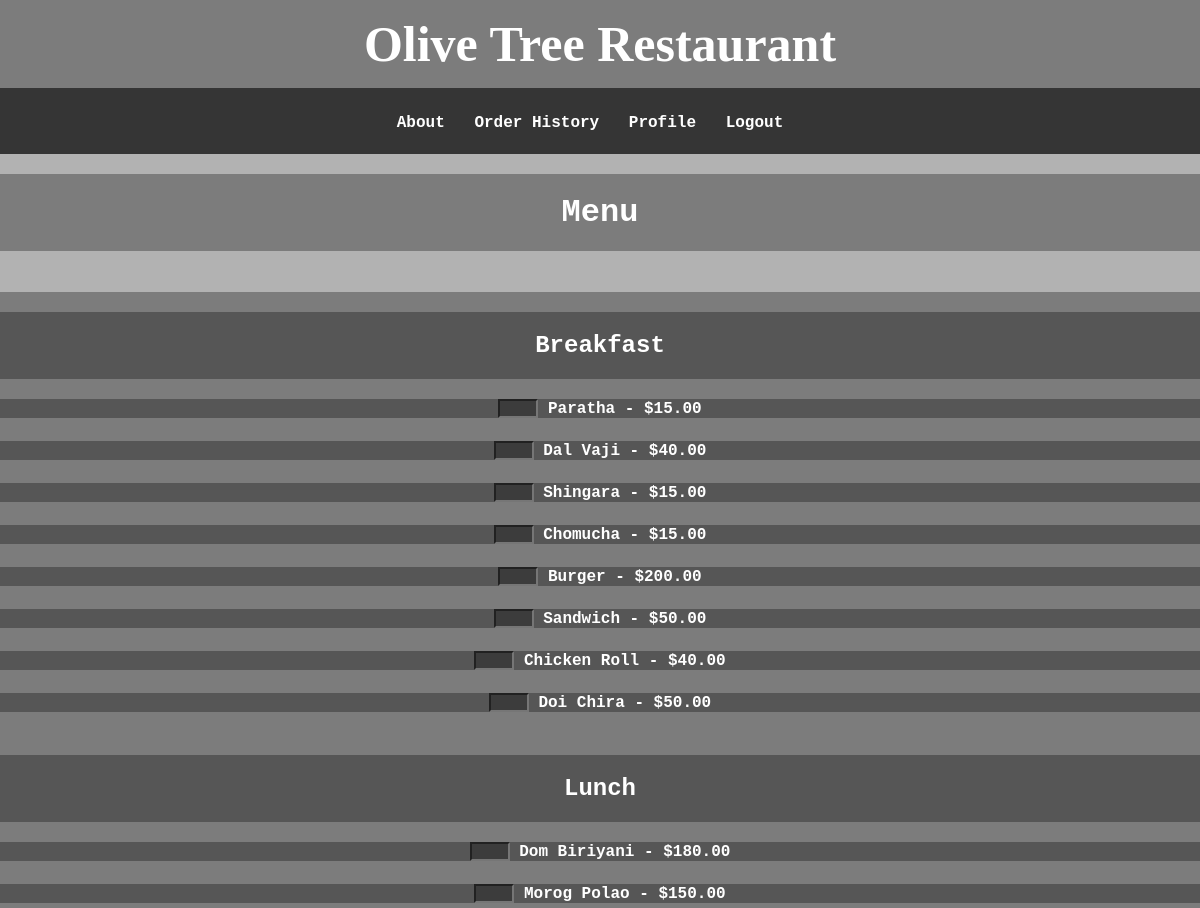
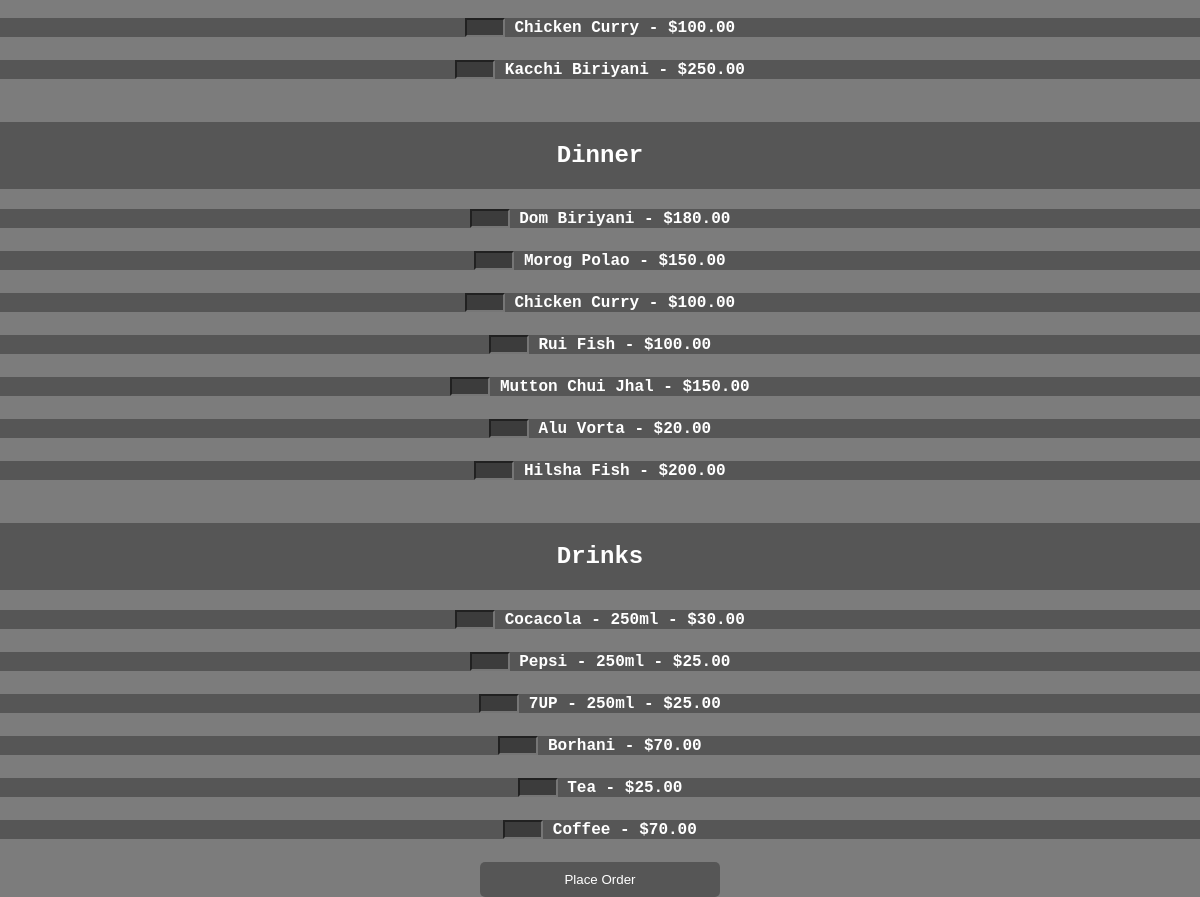
The app's page /FoodOrder/users/menu.php (signed in) with its own data (2 pictures, top to bottom).
### tables this page shows
CREATE TABLE `food_items` (
  `food_id` int(11) NOT NULL,
  `food_name` varchar(100) DEFAULT NULL,
  `category` enum('breakfast','lunch','dinner','drinks') DEFAULT NULL,
  `price` decimal(6,2) DEFAULT NULL
);

### FoodOrder/users/menu.php (the view, shortened to what this page needs)
<?php
$servername = "localhost";
$username = "root";
$password = "";
$dbname = "restaurant";
$conn = mysqli_connect($servername, $username, $password, $dbname);
function fetchMenuItems($category) {
    global $conn;
    $query = "SELECT * FROM food_items WHERE category = '$category'";
    $result = mysqli_query($conn, $query);
    $menuItems = array();
    while ($row = mysqli_fetch_assoc($result)) {
        $menuItems[] = $row;
    }
    return $menuItems;
}
$breakfastItems = fetchMenuItems('breakfast');
$lunchItems = fetchMenuItems('lunch');
$dinnerItems = fetchMenuItems('dinner');
$drinksItems = fetchMenuItems('drinks');
?>
<!DOCTYPE html>
<html lang="en">
<head>
    <link rel="stylesheet" type="text/css" href="style.css">
</head>
<body>
<div class="company-name">
        Olive Tree Restaurant
    </div>
    <nav>
        <ul>
            <li><a href="about.php">About</a></li>
            <li><a href="order_history.php">Order History</a></li>
            <li><a href="Profile.php">Profile</a></li>
            <li><a href="logout.php">Logout</a></li>
        </ul>
    </nav>
    <h1>Menu</h1>
    <form method="POST" action="menu.php">
        <h2>Breakfast</h2>
        <?php foreach ($breakfastItems as $item): ?>
            <label>
                <input type="number" name="order_items[<?= $item['food_id'] ?>]" min="0"  class="quantity-input">
                <?= $item['food_name'] ?> - $<?= $item['price'] ?>
            </label><br>
        <?php endforeach; ?>
        <h2>Lunch</h2>
        <?php foreach ($lunchItems as $item): ?>
            <label>
                <input type="number" name="order_items[<?= $item['food_id'] ?>]" min="0"  class="quantity-input">
                <?= $item['food_name'] ?> - $<?= $item['price'] ?>
            </label><br>
        <?php endforeach; ?>
        <h2>Dinner</h2>
        <?php foreach ($dinnerItems as $item): ?>
            <label>
                <input type="number" name="order_items[<?= $item['food_id'] ?>]" min="0"  class="quantity-input">
                <?= $item['food_name'] ?> - $<?= $item['price'] ?>
            </label><br>
        <?php endforeach; ?>
        <h2>Drinks</h2>
        <?php foreach ($drinksItems as $item): ?>
            <label>
                <input type="number" name="order_items[<?= $item['food_id'] ?>]" min="0"  class="quantity-input">
                <?= $item['food_name'] ?> - $<?= $item['price'] ?>
            </label><br>
        <?php endforeach; ?>
        <button type="submit" name="place_order">Place Order</button>
    </form>
</body>
</html>

### FoodOrder/users/style.css (style rules this page uses)
* { box-sizing: border-box; }
.quantity-input { width: 40px; padding: 10; }
body, label { background-color: rgba(0, 0, 0, 0.3); margin: 0; padding: 10; text-align: center; }
h1, h2, p, ul { background-color: rgba(0, 0, 0, 0.3); margin-top: 20px; padding: 20px 0; text-align: center; width: 100%; }
input, select, button { background-color: rgba(0, 0, 0, 0.3); color: #fff; text-align: center; margin: 0; padding: 0; }
body { font-family: "Courier New", Courier, monospace; background-image: url('fast-food-la-gi.jpg'); background-size: cover; background-repeat: no-repeat; background-attachment: fixed; text-align: center; font-weight: bold; color: #fff; display: flex; flex-direction: column; height: 100vh; }
ul, li { background-color: rgba(0, 0, 0, 0.3); color: #fff; padding: 20px 0; text-align: center; width: 100%; }
form { background-color: rgba(0, 0, 0, 0.3); margin-top: 20px; width: 100%; }
label { background-color: rgba(0, 0, 0, 0.3); display: block; margin-bottom: 5px; text-align: center; width: 100%; }
button[type="submit"] { color: #fff; padding: 10px 20px; border: none; border-radius: 5px; cursor: pointer; transition: background-color 0.3s; width: 20%; }
nav ul { background-color: transparent; list-style: none; padding: 0; }
nav ul li { background-color: transparent; display: inline; margin-right: 20px; }
a { text-decoration: none; color: #ffffff; font-weight: bold; }
.company-name { font-family: Copperplate, Papyrus, fantasy; background-color: rgba(0, 0, 0, 0.3); font-size: 50px; font-weight: bold; text-align: center; padding: 15px 0; width: 100%; }
nav { background-color: rgba(0, 0, 0, 0.7); text-align: center; padding: 10px 0; line-height: 10px; width: 100%; }
nav ul { list-style: none; padding: 0; }
nav li { display: inline; margin-right: 20px; }
nav a { text-decoration: none; color: #fff; font-weight: bold; transition: color 0.3s; }

### records on screen
food_items: food_name "Paratha", price "15.00"
food_items: food_name "Dal Vaji", price "40.00"
food_items: food_name "Shingara", price "15.00"
food_items: food_name "Chomucha", price "15.00"
food_items: food_name "Burger", price "200.00"
food_items: food_name "Sandwich", price "50.00"
food_items: food_name "Chicken Roll", price "40.00"
food_items: food_name "Doi Chira", price "50.00"
food_items: food_name "Dom Biriyani", price "180.00"
food_items: food_name "Morog Polao", price "150.00"
food_items: food_name "Chicken Curry", price "100.00"
food_items: food_name "Kacchi Biriyani", price "250.00"
food_items: food_name "Dom Biriyani", price "180.00"
food_items: food_name "Morog Polao", price "150.00"
food_items: food_name "Chicken Curry", price "100.00"
food_items: food_name "Rui Fish", price "100.00"
food_items: food_name "Mutton Chui Jhal", price "150.00"
food_items: food_name "Alu Vorta", price "20.00"
food_items: food_name "Hilsha Fish", price "200.00"
food_items: food_name "Cocacola - 250ml", price "30.00"
food_items: food_name "Pepsi - 250ml", price "25.00"
food_items: food_name "7UP - 250ml", price "25.00"
food_items: food_name "Borhani", price "70.00"
food_items: food_name "Tea", price "25.00"
food_items: food_name "Coffee", price "70.00"
